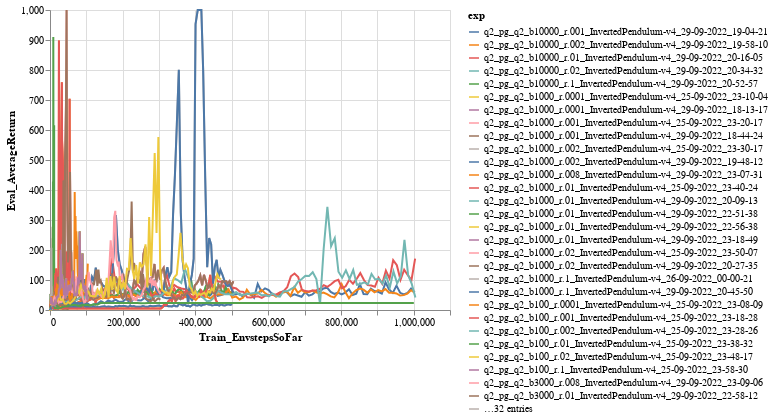

Source (notebook cell):
### Markdown cell above
# Q2

### Code cell
alt.data_transformers.disable_max_rows()

logdir = '../../data/q2_pg_q2*/events*'
eventfiles = glob.glob(logdir)
xtag = 'Train_EnvstepsSoFar'
ytag = 'Eval_AverageReturn'
df_q2  = make_dataframe(eventfiles, xtag=xtag, ytag=ytag)

chart = alt.Chart(df_q2).mark_line().encode(
    x=xtag,
    y=ytag,
    color='exp'
)
chart = chart.configure_legend(
    labelLimit=1000
)
chart

### Figure 1 — Vega-Lite specification as saved in the notebook (floating-point values rounded to 4 significant figures; data arrays with more than 128 entries replaced by an {"elided": "..."} marker saying what was removed)
{"config": {"view": {"continuousWidth": 400, "continuousHeight": 300}, "legend": {"labelLimit": 1000}}, "data": {"name": "data-b9c86cfba7e531670db710e1c2385c82"}, "mark": "line", "encoding": {"color": {"field": "exp", "type": "nominal"}, "x": {"field": "Train_EnvstepsSoFar", "type": "quantitative"}, "y": {"field": "Eval_AverageReturn", "type": "quantitative"}}, "$schema": "https://vega.github.io/schema/vega-lite/v4.17.0.json", "datasets": {"data-b9c86cfba7e531670db710e1c2385c82": {"elided": "6093 records"}}}
